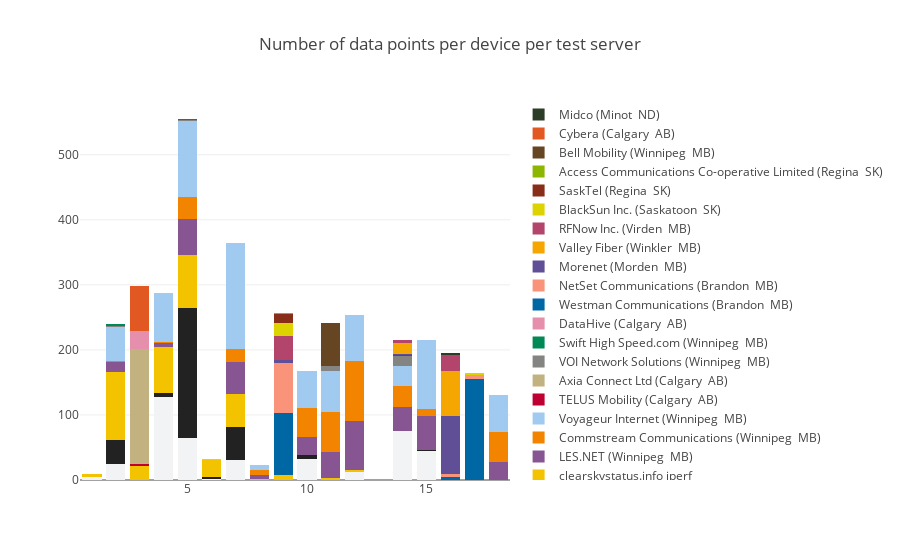

The code cell stored with this chart in its notebook:
### Markdown cell above
Devices have different number of test servers: 3-9, how is it defined?

### Code cell
points_by_device_by_server=upload_df.groupby(['SK_PI', 'server']).size().reset_index()
test_servers=upload_df["server"].unique()
data=[]
i=0
for server in test_servers:
    serv=[]
    for device in device_numbers:
        by_server=points_by_device_by_server.loc[(points_by_device_by_server['SK_PI']==device)&(points_by_device_by_server['server']==server)]
        if not by_server.empty:
            serv.append(by_server[0].iloc[0])
        else:
            serv.append(0)
    trace = go.Bar(x=device_numbers,y=serv, name = server, marker=dict(color=colors[i]))
    i=i+1
    data.append(trace)
    layout = go.Layout(
        barmode='stack',
        title="Number of data points per device per test server"
    )
fig = go.Figure(data=data, layout=layout)
iplot(fig)

### Figure 1 — Plotly figure (JSON) as saved in the notebook; plotly's stock layout.template omitted (floating-point values rounded to 4 significant figures)
{"data": [{"marker": {"color": "F2F3F4"}, "name": "Shaw Communications (Winnipeg  MB)", "type": "bar", "x": [1, 2, 3, 4, 5, 6, 7, 8, 9, 10, 11, 12, 14, 15, 16, 17, 18], "y": [4, 25, 0, 127, 64, 1, 30, 0, 0, 32, 0, 12, 75, 44, 0, 0, 0]}, {"marker": {"color": "222222"}, "name": "Rogers (Winnipeg  MB)", "type": "bar", "x": [1, 2, 3, 4, 5, 6, 7, 8, 9, 10, 11, 12, 14, 15, 16, 17, 18], "y": [1, 36, 0, 7, 200, 3, 51, 0, 0, 6, 0, 0, 0, 2, 0, 0, 0]}, {"marker": {"color": "F3C300"}, "name": "clearskystatus.info iperf", "type": "bar", "x": [1, 2, 3, 4, 5, 6, 7, 8, 9, 10, 11, 12, 14, 15, 16, 17, 18], "y": [4, 105, 21, 70, 82, 26, 51, 2, 8, 0, 3, 4, 0, 0, 0, 0, 0]}, {"marker": {"color": "875692"}, "name": "LES.NET (Winnipeg  MB)", "type": "bar", "x": [1, 2, 3, 4, 5, 6, 7, 8, 9, 10, 11, 12, 14, 15, 16, 17, 18], "y": [1, 15, 0, 6, 55, 1, 50, 5, 0, 28, 40, 74, 38, 53, 0, 0, 28]}, {"marker": {"color": "F38400"}, "name": "Commstream Communications (Winnipeg  MB)", "type": "bar", "x": [1, 2, 3, 4, 5, 6, 7, 8, 9, 10, 11, 12, 14, 15, 16, 17, 18], "y": [0, 2, 0, 2, 34, 0, 19, 9, 0, 44, 62, 93, 32, 10, 0, 0, 46]}, {"marker": {"color": "A1CAF1"}, "name": "Voyageur Internet (Winnipeg  MB)", "type": "bar", "x": [1, 2, 3, 4, 5, 6, 7, 8, 9, 10, 11, 12, 14, 15, 16, 17, 18], "y": [0, 52, 0, 75, 117, 1, 163, 7, 0, 58, 63, 70, 30, 107, 0, 0, 56]}, {"marker": {"color": "BE0032"}, "name": "TELUS Mobility (Calgary  AB)", "type": "bar", "x": [1, 2, 3, 4, 5, 6, 7, 8, 9, 10, 11, 12, 14, 15, 16, 17, 18], "y": [0, 0, 3, 0, 0, 0, 0, 0, 0, 0, 0, 0, 0, 0, 0, 0, 0]}, {"marker": {"color": "C2B280"}, "name": "Axia Connect Ltd (Calgary  AB)", "type": "bar", "x": [1, 2, 3, 4, 5, 6, 7, 8, 9, 10, 11, 12, 14, 15, 16, 17, 18], "y": [0, 0, 177, 0, 0, 0, 0, 0, 0, 0, 0, 0, 0, 0, 0, 0, 0]}, {"marker": {"color": "848482"}, "name": "VOI Network Solutions (Winnipeg  MB)", "type": "bar", "x": [1, 2, 3, 4, 5, 6, 7, 8, 9, 10, 11, 12, 14, 15, 16, 17, 18], "y": [0, 2, 0, 0, 2, 0, 1, 0, 0, 0, 8, 0, 16, 0, 0, 0, 0]}, {"marker": {"color": "008856"}, "name": "Swift High Speed.com (Winnipeg  MB)", "type": "bar", "x": [1, 2, 3, 4, 5, 6, 7, 8, 9, 10, 11, 12, 14, 15, 16, 17, 18], "y": [0, 3, 0, 0, 1, 0, 0, 0, 0, 0, 0, 0, 0, 0, 0, 0, 0]}, {"marker": {"color": "E68FAC"}, "name": "DataHive (Calgary  AB)", "type": "bar", "x": [1, 2, 3, 4, 5, 6, 7, 8, 9, 10, 11, 12, 14, 15, 16, 17, 18], "y": [0, 0, 28, 0, 0, 0, 0, 0, 0, 0, 0, 0, 0, 0, 0, 0, 0]}, {"marker": {"color": "0067A5"}, "name": "Westman Communications (Brandon  MB)", "type": "bar", "x": [1, 2, 3, 4, 5, 6, 7, 8, 9, 10, 11, 12, 14, 15, 16, 17, 18], "y": [0, 0, 0, 0, 0, 0, 0, 0, 95, 0, 0, 0, 1, 0, 4, 156, 0]}, {"marker": {"color": "F99379"}, "name": "NetSet Communications (Brandon  MB)", "type": "bar", "x": [1, 2, 3, 4, 5, 6, 7, 8, 9, 10, 11, 12, 14, 15, 16, 17, 18], "y": [0, 0, 0, 0, 0, 0, 0, 0, 77, 0, 0, 0, 0, 0, 5, 6, 0]}, {"marker": {"color": "604E97"}, "name": "Morenet (Morden  MB)", "type": "bar", "x": [1, 2, 3, 4, 5, 6, 7, 8, 9, 10, 11, 12, 14, 15, 16, 17, 18], "y": [0, 0, 0, 0, 0, 0, 0, 0, 4, 0, 0, 0, 2, 0, 89, 0, 0]}, {"marker": {"color": "F6A600"}, "name": "Valley Fiber (Winkler  MB)", "type": "bar", "x": [1, 2, 3, 4, 5, 6, 7, 8, 9, 10, 11, 12, 14, 15, 16, 17, 18], "y": [0, 0, 0, 0, 0, 0, 0, 0, 0, 0, 0, 0, 16, 0, 69, 0, 0]}, {"marker": {"color": "B3446C"}, "name": "RFNow Inc. (Virden  MB)", "type": "bar", "x": [1, 2, 3, 4, 5, 6, 7, 8, 9, 10, 11, 12, 14, 15, 16, 17, 18], "y": [0, 0, 0, 0, 0, 0, 0, 0, 38, 0, 0, 0, 6, 0, 25, 0, 0]}, {"marker": {"color": "DCD300"}, "name": "BlackSun Inc. (Saskatoon  SK)", "type": "bar", "x": [1, 2, 3, 4, 5, 6, 7, 8, 9, 10, 11, 12, 14, 15, 16, 17, 18], "y": [0, 0, 0, 0, 0, 0, 0, 0, 20, 0, 0, 0, 0, 0, 0, 2, 0]}, {"marker": {"color": "882D17"}, "name": "SaskTel (Regina  SK)", "type": "bar", "x": [1, 2, 3, 4, 5, 6, 7, 8, 9, 10, 11, 12, 14, 15, 16, 17, 18], "y": [0, 0, 0, 0, 0, 0, 0, 0, 13, 0, 0, 0, 0, 0, 0, 0, 0]}, {"marker": {"color": "8DB600"}, "name": "Access Communications Co-operative Limited (Regina  SK)", "type": "bar", "x": [1, 2, 3, 4, 5, 6, 7, 8, 9, 10, 11, 12, 14, 15, 16, 17, 18], "y": [0, 0, 0, 0, 0, 0, 0, 0, 1, 0, 0, 0, 0, 0, 0, 0, 0]}, {"marker": {"color": "654522"}, "name": "Bell Mobility (Winnipeg  MB)", "type": "bar", "x": [1, 2, 3, 4, 5, 6, 7, 8, 9, 10, 11, 12, 14, 15, 16, 17, 18], "y": [0, 0, 0, 0, 0, 0, 0, 0, 0, 0, 66, 0, 0, 0, 0, 0, 0]}, {"marker": {"color": "E25822"}, "name": "Cybera (Calgary  AB)", "type": "bar", "x": [1, 2, 3, 4, 5, 6, 7, 8, 9, 10, 11, 12, 14, 15, 16, 17, 18], "y": [0, 0, 70, 0, 0, 0, 0, 0, 0, 0, 0, 0, 0, 0, 0, 0, 0]}, {"marker": {"color": "2B3D26"}, "name": "Midco (Minot  ND)", "type": "bar", "x": [1, 2, 3, 4, 5, 6, 7, 8, 9, 10, 11, 12, 14, 15, 16, 17, 18], "y": [0, 0, 0, 0, 0, 0, 0, 0, 0, 0, 0, 0, 0, 0, 3, 0, 0]}], "layout": {"barmode": "stack", "title": "Number of data points per device per test server"}}
